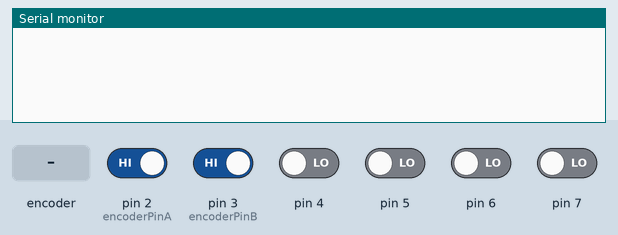
Recording of a sketch running on a simulated Arduino Uno, built with avr-gcc and run on an emulated ATmega328P. On the bench: the last lines printed to the serial monitor. Inputs (shaded band) come from the test bench; at power-on: pin 2 (encoderPinA), pin 3 (encoderPinB) HIGH, pin 4–7 LOW.

Above: at 1.2 s.
1.3 s: rotary encoder on pin 2 (encoderPinA) / pin 3 (encoderPinB) turned 1 step (first pin leading)
At 1.7 s:
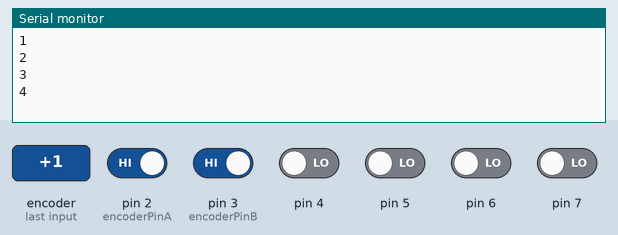
3.0 s: rotary encoder on pin 2 (encoderPinA) / pin 3 (encoderPinB) turned 1 step (first pin leading)
At 4.2 s:
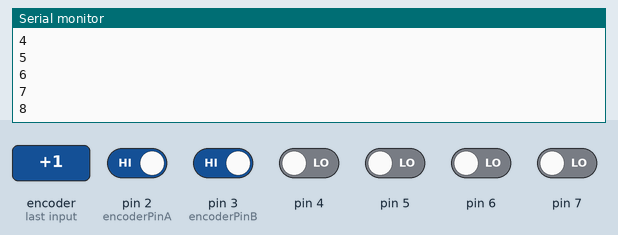
Timing chart, 0 to 6.0 s (numbered marks = the images above; inputs shaded):
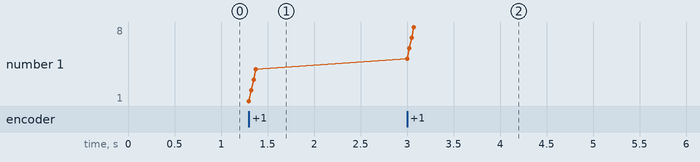

The sketch:

Encoder2.ino
```cpp
const byte encoderPinA = 2;//outputA digital pin2
const byte encoderPinB = 3;//outoutB digital pin3
volatile int count = 0;
int protectedCount = 0;
int previousCount = 0;

#define readA bitRead(PIND,2)//faster than digitalRead()
#define readB bitRead(PIND,3)//faster than digitalRead()


void setup() {
  Serial.begin (9600);

  pinMode(encoderPinA, INPUT_PULLUP);
  pinMode(encoderPinB, INPUT_PULLUP);

  attachInterrupt(digitalPinToInterrupt(encoderPinA), isrA, CHANGE);
  attachInterrupt(digitalPinToInterrupt(encoderPinB), isrB, CHANGE);
}

void loop() {
  noInterrupts();
  protectedCount = count;
  interrupts();

  if(protectedCount != previousCount) {
    Serial.println(protectedCount);
  }
  previousCount = protectedCount;
}

void isrA() {
  if(readB != readA) {
    count ++;
  } else {
    count --;
  }
}
void isrB() {
  if (readA == readB) {
    count ++;
  } else {
    count --;
  }
}
```

Measured:
- after the input at 1.3 s, the serial monitor: prints a new line at once (image 1)
- after the input at 3.0 s, the serial monitor: prints a new line at once (image 2)
- plotted number 1: 4 → 8 after the input at 3.0 s
